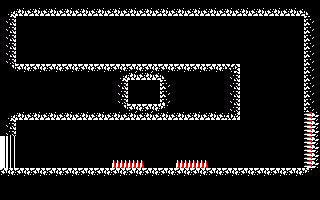

Rendered tile map (Tiled .tmx) drawn with the repository's tilesets; below, a short description and the full map source, tile grids included:
An orthogonal 20x25 tile map with 16x8 px tiles, 1 tile layer (Capa de Patrones 1).

<map version="1.2" tiledversion="1.2.4" orientation="orthogonal" renderorder="right-down" width="20" height="25" tilewidth="16" tileheight="8" infinite="0" nextlayerid="2" nextobjectid="1">
 <tileset firstgid="1" source="tileset.tsx" />
 <layer id="1" name="Capa de Patrones 1" width="20" height="25">
  <data encoding="csv">
1,1,1,1,1,1,1,1,1,1,1,1,1,1,1,1,1,1,1,1,
19,13,13,13,13,13,13,13,13,13,13,13,13,13,13,13,13,13,13,20,
14,1,1,1,1,1,1,1,1,1,1,1,1,1,1,1,1,1,1,10,
14,1,1,1,1,1,1,1,1,1,1,1,1,1,1,1,1,1,1,10,
14,1,1,1,1,1,1,1,1,1,1,1,1,1,1,1,1,1,1,10,
14,1,1,1,1,1,1,1,1,1,1,1,1,1,1,1,1,1,1,10,
14,1,1,1,1,1,1,1,1,1,1,1,1,1,1,1,1,1,1,10,
14,1,1,1,1,1,1,1,1,1,1,1,1,1,1,1,1,1,1,10,
23,9,9,9,9,9,9,9,9,9,9,9,9,9,12,1,1,1,1,10,
1,1,1,1,1,1,1,19,13,13,20,1,1,1,14,1,1,1,1,10,
1,1,1,1,1,1,1,14,1,1,10,1,1,1,14,1,1,1,1,10,
1,1,1,1,1,1,1,14,1,1,10,1,1,1,14,1,1,1,1,10,
1,1,1,1,1,1,1,14,1,1,10,1,1,1,14,1,1,1,1,10,
1,1,1,1,1,1,1,23,9,9,24,1,1,1,14,1,1,1,1,10,
19,13,13,13,13,13,13,13,13,13,13,13,13,13,16,1,1,1,1,17,
14,1,1,1,1,1,1,1,1,1,1,1,1,1,1,1,1,1,1,17,
14,1,1,1,1,1,1,1,1,1,1,1,1,1,1,1,1,1,1,17,
29,1,1,1,1,1,1,1,1,1,1,1,1,1,1,1,1,1,1,17,
29,1,1,1,1,1,1,1,1,1,1,1,1,1,1,1,1,1,1,17,
29,1,1,1,1,1,1,1,1,1,1,1,1,1,1,1,1,1,1,17,
29,1,1,1,1,1,1,2,2,1,1,2,2,1,1,1,1,1,1,17,
9,9,9,9,9,9,9,9,9,9,9,9,9,9,9,9,9,9,9,24,
1,1,1,1,1,1,1,1,1,1,1,1,1,1,1,1,1,1,1,1,
1,1,1,1,1,1,1,1,1,1,1,1,1,1,1,1,1,1,1,1,
1,1,1,1,1,1,1,1,1,1,1,1,1,1,1,1,1,1,1,1
</data>
 </layer>
</map>
